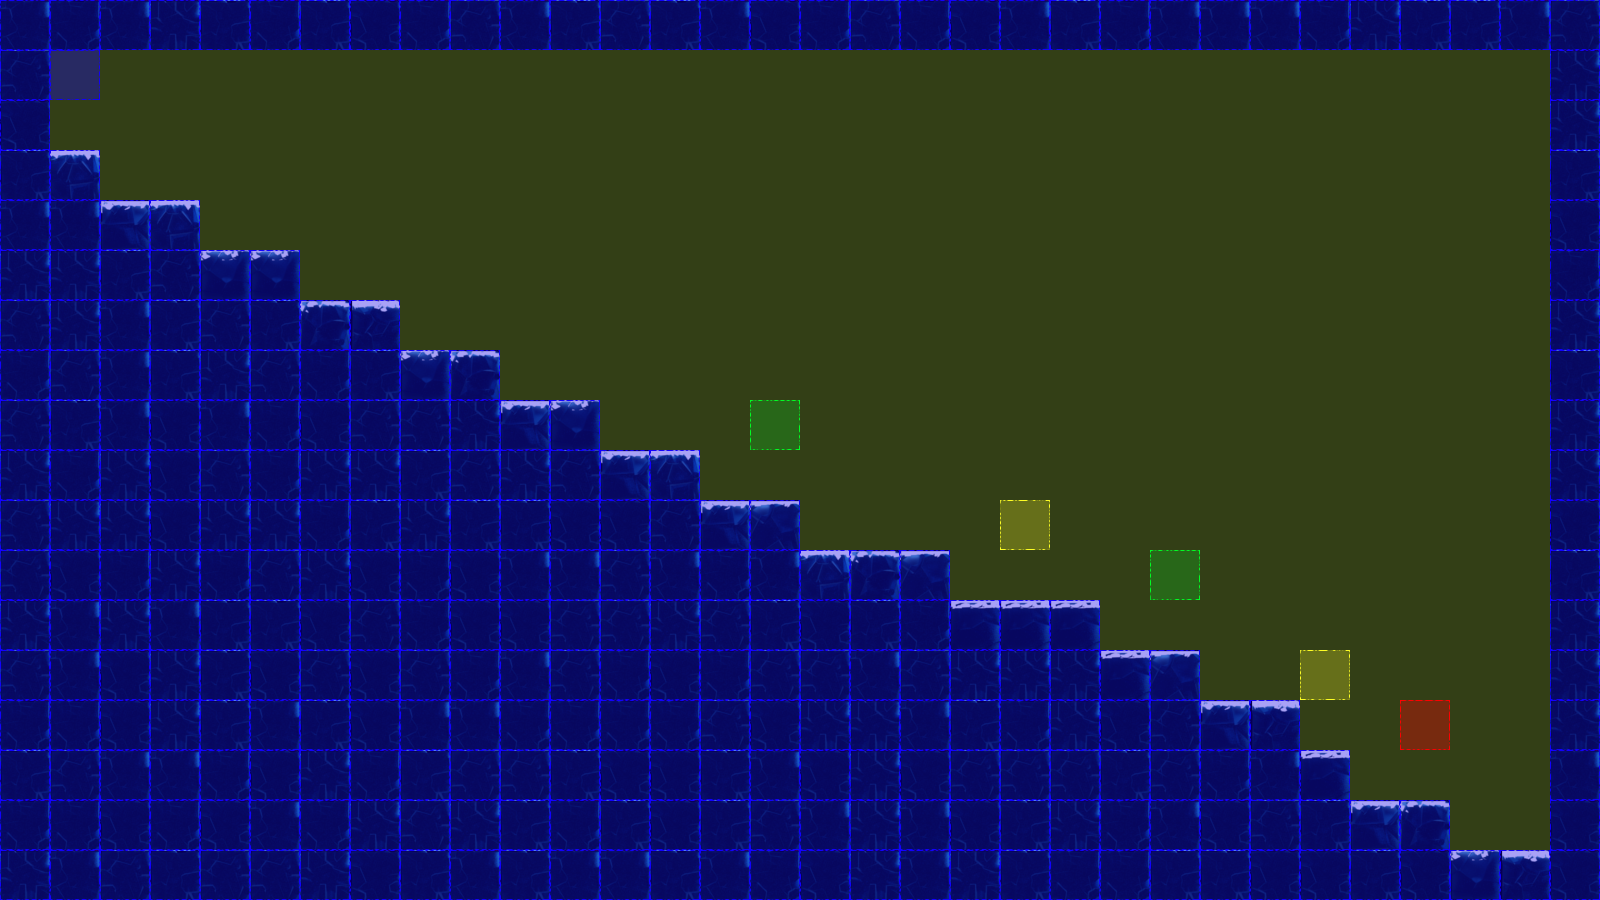

Tiled map render using the project's own tile images. Description and the map definition, with tile-layer contents summarised, below:
An orthogonal 32x18 tile map with 50x50 px tiles, 3 tile layers (terrain, collision, event), 2 tilesets.

<map version="1.0" orientation="orthogonal" renderorder="left-up" width="32" height="18" tilewidth="50" tileheight="50" nextobjectid="3">
 <tileset firstgid="1" name="frozenPlainsTile" tilewidth="50" tileheight="50" tilecount="50" columns="10">
  <image source="tiles/iceTile.png" width="500" height="251" />
 </tileset>
 <tileset firstgid="51" name="collisionTile" tilewidth="50" tileheight="50" tilecount="12" columns="3">
  <image source="tiles/collisionTile.png" width="150" height="200" />
 </tileset>
 <layer name="terrain" width="32" height="18">
  <data>[576 cells, 301 non-empty, 13 distinct tile ids]</data>
 </layer>
 <layer name="collision" width="32" height="18">
  <data>[576 cells, 576 non-empty, 2 distinct tile ids]</data>
 </layer>
 <layer name="event" width="32" height="18">
  <data>[576 cells, 6 non-empty, 4 distinct tile ids]</data>
 </layer>
</map>
